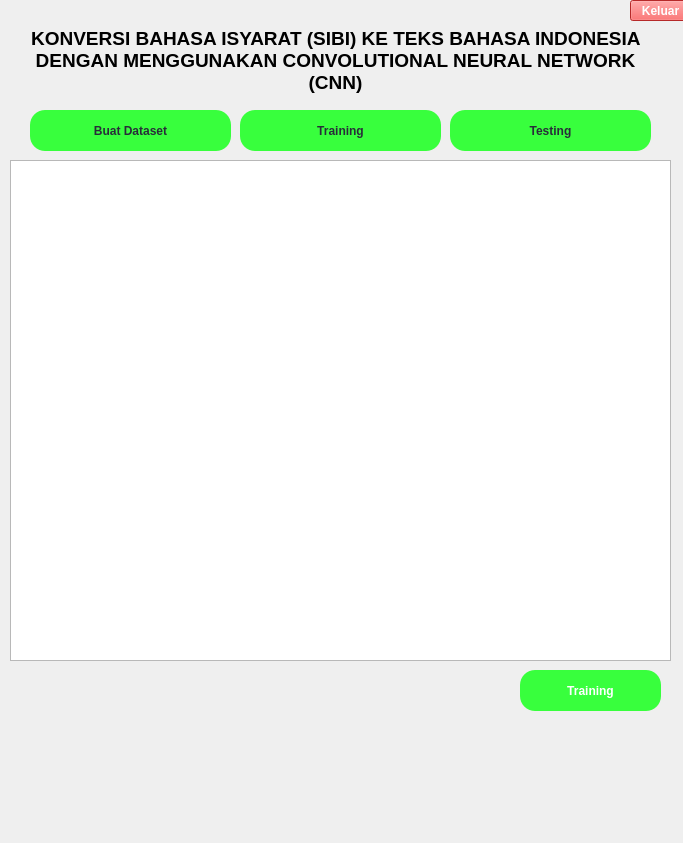
<?xml version="1.0" encoding="UTF-8"?>
<ui version="4.0">
 <class>MainWindow</class>
 <widget class="QMainWindow" name="MainWindow">
  <property name="geometry">
   <rect>
    <x>0</x>
    <y>0</y>
    <width>683</width>
    <height>843</height>
   </rect>
  </property>
  <property name="windowTitle">
   <string>MainWindow</string>
  </property>
  <widget class="QWidget" name="centralwidget">
   <widget class="QLabel" name="lJudul">
    <property name="geometry">
     <rect>
      <x>10</x>
      <y>20</y>
      <width>651</width>
      <height>81</height>
     </rect>
    </property>
    <property name="text">
     <string>&lt;html&gt;&lt;head/&gt;&lt;body&gt;&lt;p align=&quot;center&quot;&gt;&lt;span style=&quot; font-size:14pt; font-weight:600;&quot;&gt;KONVERSI BAHASA ISYARAT (SIBI) KE TEKS BAHASA INDONESIA DENGAN MENGGUNAKAN CONVOLUTIONAL NEURAL NETWORK (CNN)&lt;/span&gt;&lt;/p&gt;&lt;/body&gt;&lt;/html&gt;</string>
    </property>
    <property name="alignment">
     <set>Qt::AlignCenter</set>
    </property>
    <property name="wordWrap">
     <bool>true</bool>
    </property>
   </widget>
   <widget class="QPushButton" name="btnTraining">
    <property name="geometry">
     <rect>
      <x>520</x>
      <y>670</y>
      <width>141</width>
      <height>41</height>
     </rect>
    </property>
    <property name="font">
     <font>
      <weight>75</weight>
      <bold>true</bold>
     </font>
    </property>
    <property name="styleSheet">
     <string notr="true">background-color:#38FF3D;
text-weight: bold;
color: white;
border-radius:15px;
font-size: 150%;</string>
    </property>
    <property name="text">
     <string>Training</string>
    </property>
   </widget>
   <widget class="QPushButton" name="btnScreenCreateDataset">
    <property name="geometry">
     <rect>
      <x>30</x>
      <y>110</y>
      <width>201</width>
      <height>41</height>
     </rect>
    </property>
    <property name="font">
     <font>
      <weight>75</weight>
      <bold>true</bold>
     </font>
    </property>
    <property name="styleSheet">
     <string notr="true">background-color:#38FF3D;
text-weight: bold;
border-radius:15px;
color:#282D39;
font-size: 150%;</string>
    </property>
    <property name="text">
     <string>Buat Dataset</string>
    </property>
   </widget>
   <widget class="QPushButton" name="btnScreenTraining">
    <property name="geometry">
     <rect>
      <x>240</x>
      <y>110</y>
      <width>201</width>
      <height>41</height>
     </rect>
    </property>
    <property name="font">
     <font>
      <weight>75</weight>
      <bold>true</bold>
     </font>
    </property>
    <property name="styleSheet">
     <string notr="true">background-color:#38FF3D;
text-weight: bold;
border-radius:15px;
color:#282D39;
font-size: 150%;</string>
    </property>
    <property name="text">
     <string>Training</string>
    </property>
   </widget>
   <widget class="QPushButton" name="btnScreenTesting">
    <property name="geometry">
     <rect>
      <x>450</x>
      <y>110</y>
      <width>201</width>
      <height>41</height>
     </rect>
    </property>
    <property name="font">
     <font>
      <weight>75</weight>
      <bold>true</bold>
     </font>
    </property>
    <property name="styleSheet">
     <string notr="true">background-color:#38FF3D;
text-weight: bold;
border-radius:15px;
color:#282D39;
font-size: 150%;</string>
    </property>
    <property name="text">
     <string>Testing</string>
    </property>
   </widget>
   <widget class="QPushButton" name="btnKeluar">
    <property name="geometry">
     <rect>
      <x>630</x>
      <y>0</y>
      <width>61</width>
      <height>21</height>
     </rect>
    </property>
    <property name="font">
     <font>
      <weight>75</weight>
      <bold>true</bold>
     </font>
    </property>
    <property name="styleSheet">
     <string notr="true">background-color:#FF3A3A;
text-weight: bold;
color: white;</string>
    </property>
    <property name="text">
     <string>Keluar</string>
    </property>
   </widget>
   <widget class="QLabel" name="lInfoClass">
    <property name="geometry">
     <rect>
      <x>20</x>
      <y>730</y>
      <width>641</width>
      <height>61</height>
     </rect>
    </property>
    <property name="font">
     <font>
      <pointsize>14</pointsize>
      <weight>75</weight>
      <bold>true</bold>
     </font>
    </property>
    <property name="text">
     <string/>
    </property>
    <property name="alignment">
     <set>Qt::AlignLeading|Qt::AlignLeft|Qt::AlignTop</set>
    </property>
   </widget>
   <widget class="QTextEdit" name="teClassSummary">
    <property name="enabled">
     <bool>true</bool>
    </property>
    <property name="geometry">
     <rect>
      <x>10</x>
      <y>160</y>
      <width>661</width>
      <height>501</height>
     </rect>
    </property>
    <property name="font">
     <font>
      <pointsize>14</pointsize>
     </font>
    </property>
    <property name="readOnly">
     <bool>true</bool>
    </property>
   </widget>
   <widget class="QProgressBar" name="pbTraining">
    <property name="enabled">
     <bool>true</bool>
    </property>
    <property name="geometry">
     <rect>
      <x>10</x>
      <y>680</y>
      <width>0</width>
      <height>0</height>
     </rect>
    </property>
    <property name="value">
     <number>0</number>
    </property>
   </widget>
   <widget class="QLabel" name="lInfoProgress">
    <property name="geometry">
     <rect>
      <x>10</x>
      <y>680</y>
      <width>461</width>
      <height>31</height>
     </rect>
    </property>
    <property name="font">
     <font>
      <pointsize>14</pointsize>
     </font>
    </property>
    <property name="midLineWidth">
     <number>0</number>
    </property>
    <property name="text">
     <string/>
    </property>
   </widget>
   <widget class="QProgressBar" name="pbLoading">
    <property name="enabled">
     <bool>true</bool>
    </property>
    <property name="geometry">
     <rect>
      <x>20</x>
      <y>810</y>
      <width>0</width>
      <height>0</height>
     </rect>
    </property>
    <property name="value">
     <number>24</number>
    </property>
   </widget>
  </widget>
 </widget>
 <resources/>
 <connections/>
</ui>
